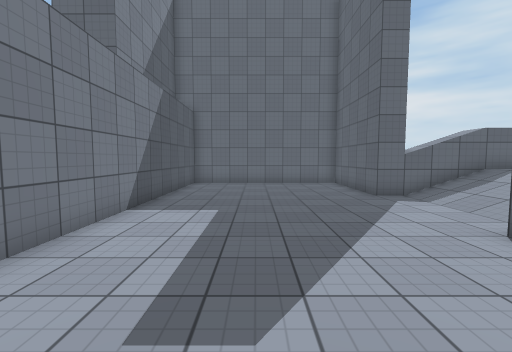
View 1 (above)

13 first-person views from a walk through a Unity game level. The camera is 1.4 m above the floor, tilts 4° down and sees 90° across. The floor is counted in squares, 1 m on a side. Each view is taken from the middle of a square. On the plan, view 1 faces up. The plan holds only what a view shows up to about 13 squares ahead; the rest is blank. The place goes on beyond the plan. The player character is not drawn. Some animated figures are not drawn. Door leaves are left out, so doorways stand open. Surface patterns are stand-ins for the level's own textures.

View 2
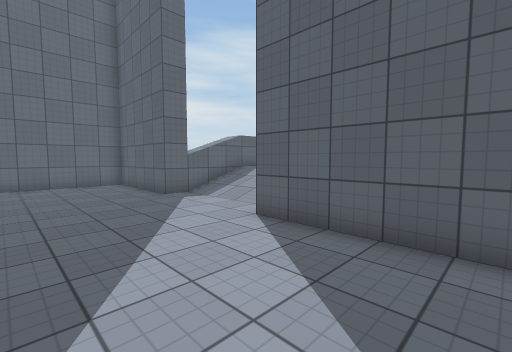

View 3
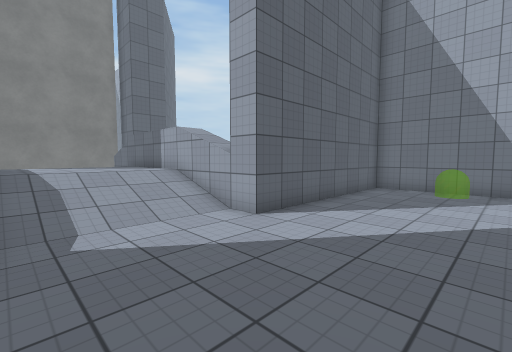

View 4
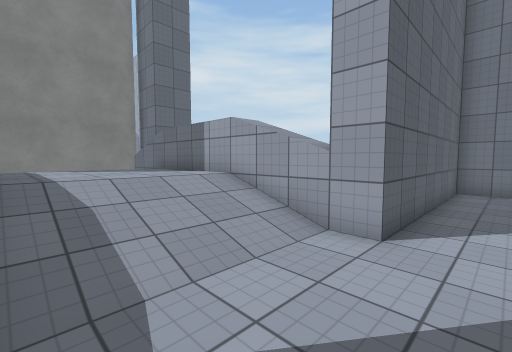

View 5
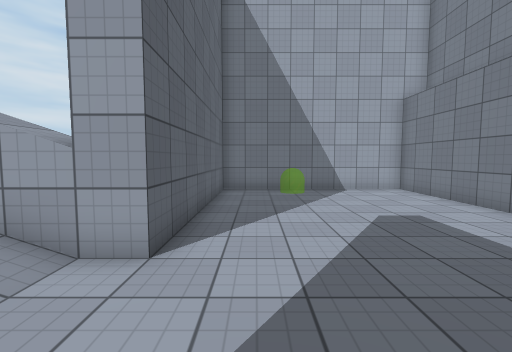

View 6
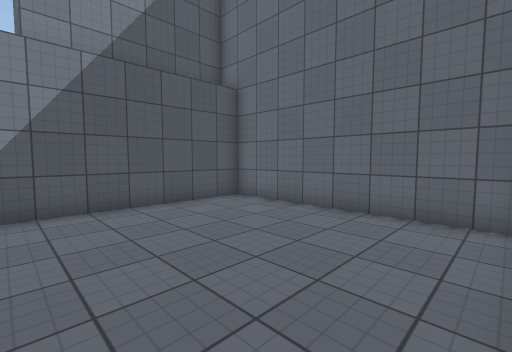

View 7
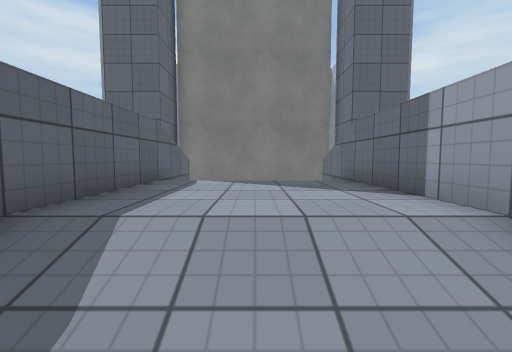

View 8
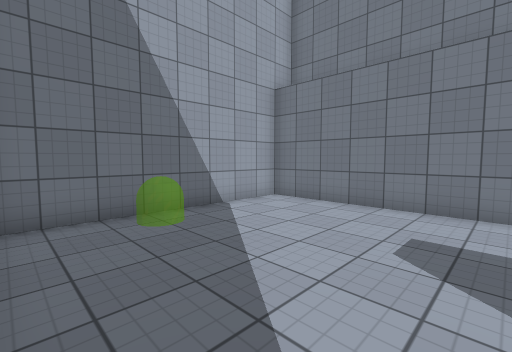

View 9
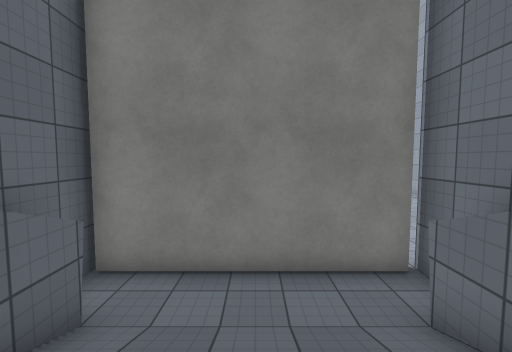

View 10
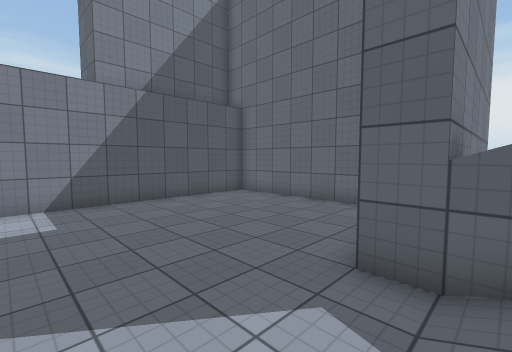

View 11
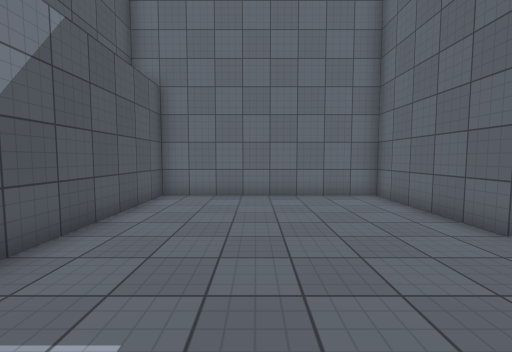

View 12
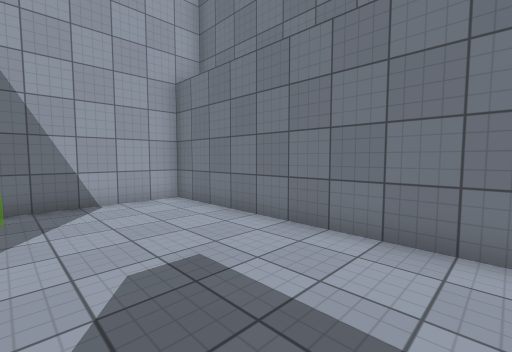

View 13
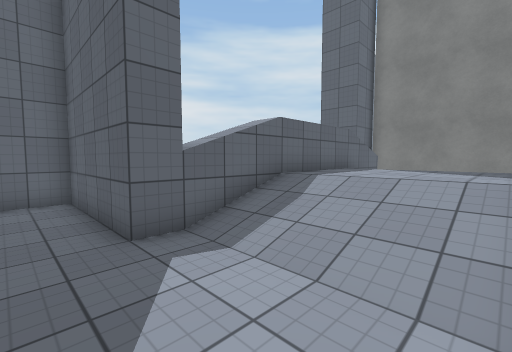

### Floor plan
Key: @ floor where view 1 was taken; # wall or solid block; . main floor; : floor 1 m higher than the main floor; / step, stairs or slope; ^ raised ledge.
Columns run from 4 left of view 1 to 17 right of it. Each row starts with its distance up from view 1.
 15 ##########
 14 #........#
 13 #........#
 12 #........#
 11 #........#         ###
 10 #........#^^^^^^^^^#.#
  9 #.........///::::///.#
  8 #.........///::::  /.#
  7 #.........///::::  /.#
  6 #.........///::::  /.#
  5 #.........///::::  /.#
  4 #........#^^^^^^^^^#.#
  3 #........#         ###
  2 #........#
  1 #........#
  0 #...@....#
 -1 #........#
 -2 #....  ..#
 -3 #....  ..#
 -4 ##########

Where each view was taken, in squares from view 1:
view 1: 0 up, 0 right, facing up
view 2: 0 up, 0 right, facing up-right
view 3: 9 up, 0 right, facing down-right
view 4: 9 up, 3 right, facing down-right
view 5: 8 up, 3 right, facing down
view 6: 8 up, 4 right, facing up-left
view 7: 7 up, 6 right, facing right
view 8: 3 up, 4 right, facing down-left
view 9: 7 up, 12 right, facing right
view 10: 6 up, 6 right, facing up-left
view 11: 5 up, 0 right, facing up
view 12: 5 up, 1 right, facing down-left
view 13: 5 up, 3 right, facing up-right
